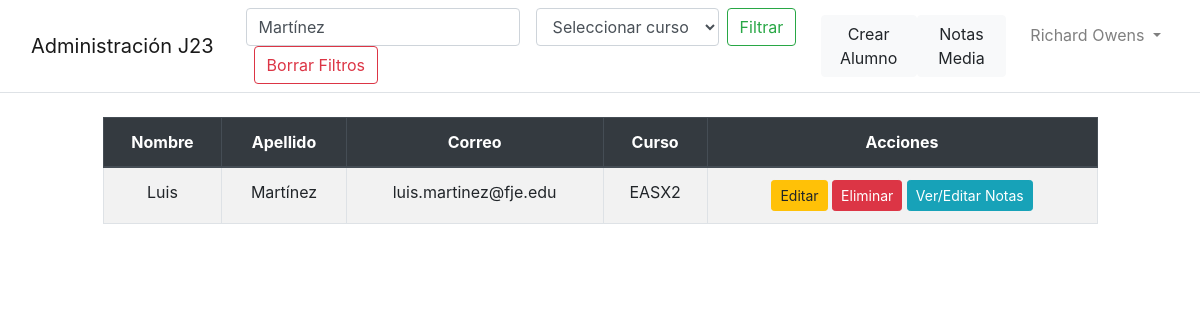
The page /public/admin_dashboard.php?apellido=Martínez (signed in) on the database its author committed.
### tables this page shows
CREATE TABLE alumnos (
    id_alumno INT AUTO_INCREMENT PRIMARY KEY,
    nombre_alumno VARCHAR(50) NOT NULL,
    apellido_alumno VARCHAR(50) NOT NULL,
    correo_alumno VARCHAR(50) NOT NULL UNIQUE,
    id_curso INT NOT NULL,
    FOREIGN KEY (id_curso) REFERENCES cursos(id_curso) 
);

CREATE TABLE cursos (
    id_curso INT AUTO_INCREMENT PRIMARY KEY,
    nombre_curso VARCHAR(50) NOT NULL UNIQUE
);

### private/select_dashboard.php (called while the page is built, shortened)
<?php
include("../db/conexion.php");
$apellido = isset($_GET['apellido']) ? $_GET['apellido'] : '';
$curso = isset($_GET['curso']) ? $_GET['curso'] : '';
$limit = isset($_GET['limit']) ? (int)$_GET['limit'] : 10;
$page = isset($_GET['page']) ? (int)$_GET['page'] : 1;
$offset = ($page - 1) * $limit;
$query = "SELECT a.id_alumno, a.nombre_alumno AS nombre_usuario, a.apellido_alumno AS apellido_usuario, a.correo_alumno AS correo_usuario, c.nombre_curso
    FROM alumnos a
    JOIN cursos c ON a.id_curso = c.id_curso";
$whereClauses = [];
if (!empty($apellido)) {
    $whereClauses[] = "a.apellido_alumno LIKE ?";
}
if (count($whereClauses) > 0) {
    $query .= " WHERE " . implode(" AND ", $whereClauses);
}
$query .= " ORDER BY a.id_alumno DESC LIMIT ? OFFSET ?";
$stmt = mysqli_prepare($conn, $query);
if (!empty($apellido) && !empty($curso)) {
    $param1 = "%$apellido%";
    mysqli_stmt_bind_param($stmt, "ssii", $param1, $curso, $limit, $offset);
} elseif (!empty($apellido)) {
    $param1 = "%$apellido%";
    mysqli_stmt_bind_param($stmt, "sii", $param1, $limit, $offset);
} elseif (!empty($curso)) {
    mysqli_stmt_bind_param($stmt, "sii", $curso, $limit, $offset);
} else {
    mysqli_stmt_bind_param($stmt, "ii", $limit, $offset);
}
mysqli_stmt_execute($stmt);
$result = mysqli_stmt_get_result($stmt);
?>

### public/admin_dashboard.php (the view, shortened to what this page needs)
<?php
include("../db/conexion.php");
include("../private/select_dashboard.php");
?>
<!DOCTYPE html>
<html lang="es">
<head>
    <link href="https://stackpath.bootstrapcdn.com/bootstrap/4.5.2/css/bootstrap.min.css" rel="stylesheet">
</head>
<body>
<nav class="navbar navbar-expand-lg navbar-light bg-white border-bottom">
    <div class="container-fluid">
        <a class="navbar-brand" href="admin_dashboard.php">Administración J23</a>
        <form class="form-inline ml-3" method="GET" action="admin_dashboard.php">
            <input class="form-control mr-sm-2" type="search" placeholder="Buscar por Apellido" name="apellido" value="<?php echo htmlspecialchars($_GET['apellido'] ?? ''); ?>" aria-label="Buscar">
            <select class="form-control mx-2" name="curso" aria-label="Seleccionar curso">
                <option value="">Seleccionar curso</option>
            </select>
            <button type="submit" class="btn btn-outline-success my-2 my-sm-0">Filtrar</button>
            <?php if (!empty($_GET['apellido']) || !empty($_GET['curso'])): ?>
                <a href="admin_dashboard.php" class="btn btn-outline-danger my-2 my-sm-0 ml-2">Borrar Filtros</a>
            <?php endif; ?>
        </form>
        <div class="collapse navbar-collapse justify-content-end" id="navbarNavDropdown">
            <ul class="navbar-nav">
                <li class="nav-item">
                    <button type="button" class="btn btn-light" data-toggle="modal" data-target="#crearAlumnoModal">Crear Alumno</button>
                </li>
                <li class="nav-item">
                    <a class="btn btn-light"g href="notas_media.php">Notas Media</a>
                </li>
                <li class="nav-item dropdown ml-3">
                    <a class="nav-link dropdown-toggle" href="#" id="navbarDropdown" role="button" data-toggle="dropdown" aria-haspopup="true" aria-expanded="false">
                        <?php echo htmlspecialchars($_SESSION['nombre']) . " " . htmlspecialchars($_SESSION['apellido']); ?>
                    </a>
                </li>
            </ul>
        </div>
    </div>
</nav>
    <br>
    <div class="row justify-content-center">
    <div class="col-lg-10 col-md-12">
        <table class="table table-striped table-bordered text-center">
            <thead class="thead-dark">
                <tr>
                    <th>Nombre</th>
                    <th>Apellido</th>
                    <th>Correo</th>
                    <th>Curso</th>
                    <th>Acciones</th>
                </tr>
            </thead>
            <tbody>
                <?php
                if (mysqli_num_rows($result) > 0):
                    while ($row = mysqli_fetch_assoc($result)): ?>
                        <tr>
                            <td><?php echo htmlspecialchars($row['nombre_usuario']); ?></td>
                            <td><?php echo htmlspecialchars($row['apellido_usuario']); ?></td>
                            <td><?php echo htmlspecialchars($row['correo_usuario']); ?></td>
                            <td><?php echo htmlspecialchars($row['nombre_curso']); ?></td>
                            <td>
                                <form method="POST" action="" style="display:inline;">
                                    <button type="submit" class="btn btn-warning btn-sm" name="editar_alumno" data-toggle="modal" data-target="#editarAlumnoModal">Editar</button>
                                </form>
                                <form method="POST" action="../private/delete_alumno.php" style="display:inline;">
                                    <button type="submit" class="btn btn-danger btn-sm">Eliminar</button>
                                </form>
                                <form method="POST" action="editar_notas.php" style="display:inline;">
                                    <button type="submit" class="btn btn-info btn-sm">Ver/Editar Notas</button>
                                </form>
                            </td>
                        </tr>
                    <?php endwhile;
                        else: ?>
                    <tr>
                        <td colspan="5">No se encontraron resultados para los filtros aplicados.</td>
                    </tr>
                <?php endif; ?>
            </tbody>
        </table>
    </div>
</div>
</body>
</html>

### rows shown on the page
alumnos: nombre_alumno "Luis", apellido_alumno "Martínez", correo_alumno "luis.martinez@fje.edu", id_curso.nombre_curso "EASX2"

### other values the page prints
$_SESSION['nombre'] "Richard"
$_SESSION['apellido'] "Owens"
